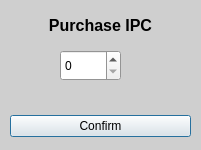
<?xml version="1.0" encoding="UTF-8"?>
<ui version="4.0">
 <class>Dialog</class>
 <widget class="QDialog" name="Dialog">
  <property name="geometry">
   <rect>
    <x>0</x>
    <y>0</y>
    <width>201</width>
    <height>150</height>
   </rect>
  </property>
  <property name="palette">
   <palette>
    <active>
     <colorrole role="Window">
      <brush brushstyle="SolidPattern">
       <color alpha="255">
        <red>207</red>
        <green>207</green>
        <blue>207</blue>
       </color>
      </brush>
     </colorrole>
    </active>
    <inactive>
     <colorrole role="Window">
      <brush brushstyle="SolidPattern">
       <color alpha="255">
        <red>207</red>
        <green>207</green>
        <blue>207</blue>
       </color>
      </brush>
     </colorrole>
    </inactive>
    <disabled>
     <colorrole role="Base">
      <brush brushstyle="SolidPattern">
       <color alpha="255">
        <red>207</red>
        <green>207</green>
        <blue>207</blue>
       </color>
      </brush>
     </colorrole>
     <colorrole role="Window">
      <brush brushstyle="SolidPattern">
       <color alpha="255">
        <red>207</red>
        <green>207</green>
        <blue>207</blue>
       </color>
      </brush>
     </colorrole>
    </disabled>
   </palette>
  </property>
  <property name="windowTitle">
   <string>Dialog</string>
  </property>
  <widget class="QSpinBox" name="ipc">
   <property name="geometry">
    <rect>
     <x>60</x>
     <y>50</y>
     <width>61</width>
     <height>31</height>
    </rect>
   </property>
  </widget>
  <widget class="QLabel" name="label">
   <property name="geometry">
    <rect>
     <x>20</x>
     <y>10</y>
     <width>161</width>
     <height>31</height>
    </rect>
   </property>
   <property name="text">
    <string>&lt;html&gt;&lt;head/&gt;&lt;body&gt;&lt;p align=&quot;center&quot;&gt;&lt;span style=&quot; font-size:12pt; font-weight:700;&quot;&gt;Purchase IPC&lt;/span&gt;&lt;/p&gt;&lt;/body&gt;&lt;/html&gt;</string>
   </property>
  </widget>
  <widget class="QWidget" name="horizontalLayoutWidget_13">
   <property name="geometry">
    <rect>
     <x>10</x>
     <y>110</y>
     <width>181</width>
     <height>33</height>
    </rect>
   </property>
   <layout class="QHBoxLayout" name="horizontalLayout_13">
    <item>
     <widget class="QPushButton" name="okButton">
      <property name="text">
       <string>Confirm</string>
      </property>
      <property name="default">
       <bool>true</bool>
      </property>
      <property name="flat">
       <bool>false</bool>
      </property>
     </widget>
    </item>
   </layout>
  </widget>
 </widget>
 <resources/>
 <connections/>
</ui>
